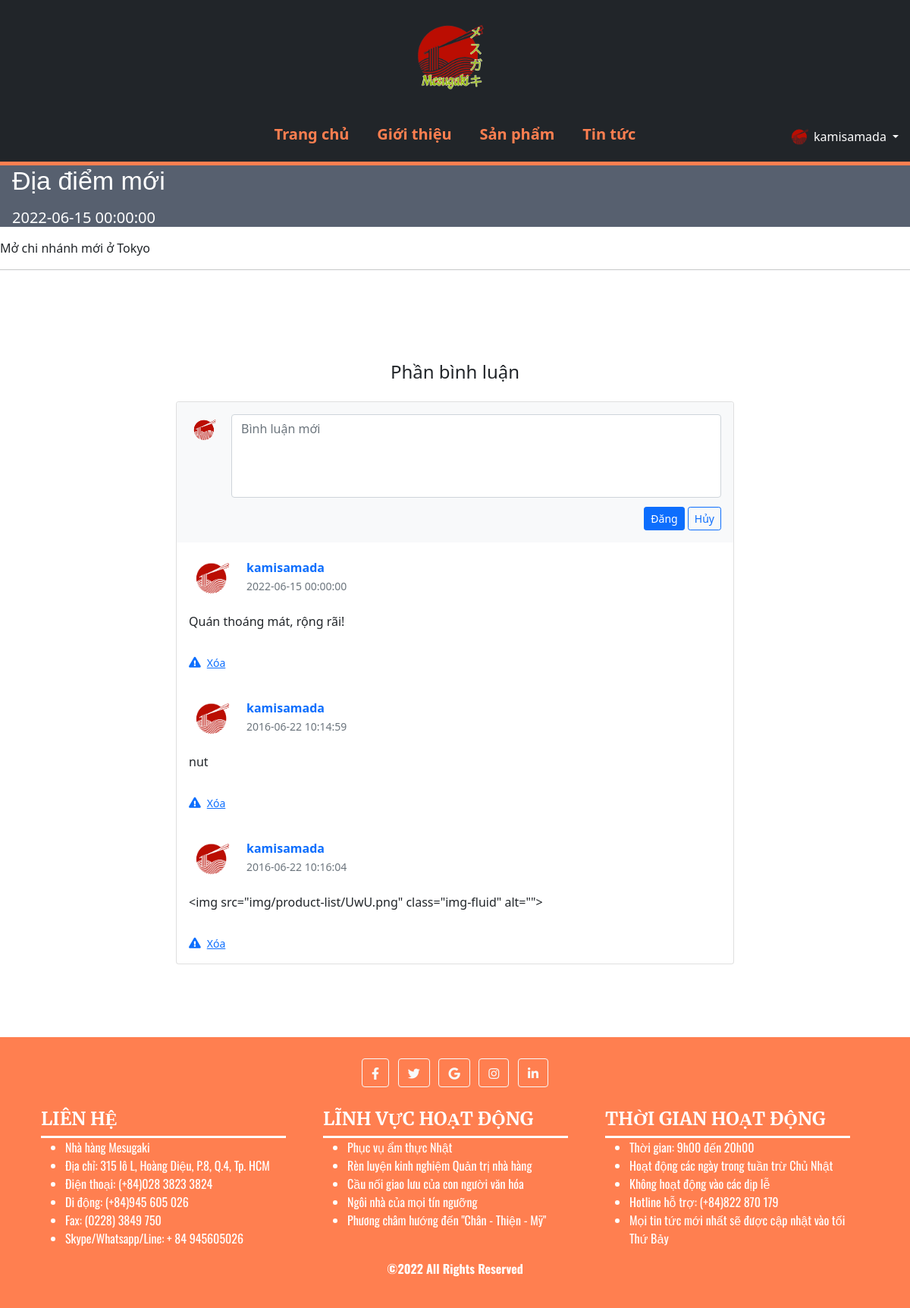
The app's page /newsInfo.php (signed in) with its own data.
### tables this page shows
CREATE TABLE `news` (
  `id` int(10) UNSIGNED NOT NULL,
  `name` varchar(100) NOT NULL,
  `datetime` datetime NOT NULL,
  `content` text NOT NULL
);

CREATE TABLE `news_comments` (
  `id` int(10) UNSIGNED NOT NULL,
  `user_id` int(11) NOT NULL,
  `datetime` datetime NOT NULL,
  `content` text NOT NULL,
  `news_id` int(11) NOT NULL
);

CREATE TABLE `user` (
  `id` int(10) UNSIGNED NOT NULL,
  `username` varchar(100) NOT NULL,
  `password` varchar(255) NOT NULL,
  `full_name` varchar(100) NOT NULL,
  `sex` varchar(6) NOT NULL COMMENT 'Nam, Nữ, Khác',
  `birthday` date NOT NULL,
  `email` varchar(50) NOT NULL,
  `phone` varchar(15) NOT NULL,
  `address` varchar(255) NOT NULL,
  `admin` tinyint(1) NOT NULL DEFAULT 0 COMMENT '0: user, 1: admin'
);

### newsInfo.php (the view, shortened to what this page needs)
<?php
  require_once('config/config.php');
  $news_id = "";
  $query = "SELECT * FROM news WHERE id = '" . $news_id . "'";
  $res = mysqli_query($conn, $query);
  $newspage = mysqli_fetch_all($res, MYSQLI_ASSOC);
  $newspage1 = $newspage[0];
  $query1 = "SELECT * FROM news_comments WHERE news_id = '" . $news_id . "'";
  $res = mysqli_query($conn, $query1);
  $cmts = mysqli_fetch_all($res, MYSQLI_ASSOC);
  $query2 = "SELECT id, username FROM user";
  $res = mysqli_query($conn, $query2);
  $users = mysqli_fetch_all($res, MYSQLI_ASSOC);
?>
<!DOCTYPE html>
<html lang="en">
<head>
  <link href="https://cdnjs.cloudflare.com/ajax/libs/font-awesome/5.9.0/css/all.min.css" rel="stylesheet">
  <link href="https://cdn.jsdelivr.net/npm/bootstrap@5.1.3/dist/css/bootstrap.min.css" rel="stylesheet">
  <link rel="stylesheet" href="styles/news-info.css">
</head>
<body>
  <div>
    <?php $IPATH = $_SERVER["DOCUMENT_ROOT"]."/btl-web/";
    include($IPATH."navbar.php");?>
  </div>
  <div id="container">
    <div class="newsDISP" style="padding: 0 0 0 1em">
        <div class="mb-3 text-white">
            <h1><?php echo htmlspecialchars($newspage1['name']); ?></h1>
        </div>
        <p class="lead text-white">
          <span class="text-white">
            <h5 class="text-white"><?php echo htmlspecialchars($newspage1['datetime']); ?></h5>
          </span>
        </p>
        </div>
        <p><?php echo htmlspecialchars($newspage1['content']); ?></p>
        <hr>
        <div class="container my-5 py-5">
          <div class="row d-flex justify-content-center commentDISP">
          <div class="col-md-6 text-center">
            <h4 class="my-4 h4">Phần bình luận</h4>
          </div>
          </div>
          <div class="row d-flex justify-content-center">
            <div class="col-md-12 col-lg-10 col-xl-8">
              <div class="card">
                <div class="card-header py-3 border-0" style="background-color: #f8f9fa;">
                  <form action="" method="post">
                    <div class="d-flex flex-start w-100">
                      <img class="rounded-circle shadow-1-strong me-3"
                        src="img/logo.png" alt="avatar" width="40"
                        height="40" />
                      <div class="form-outline w-100">
                        <textarea class="form-control" id="textAreaExample" rows="4"
                          style="background: #fff; resize: none;" placeholder="Bình luận mới" name="comment_text"></textarea>
                      </div>
                    </div>
                    <div class="float-end mt-2 pt-1">
                      <button type="submit" class="btn-orange btn btn-primary btn-sm" name="comment_post">Đăng</button>
                      <input type="reset" class="btn-orange-out btn btn-outline-primary btn-sm" value="Hủy"></input>
                    </div>
                  </form>
                </div>
                <?php
                  if (isset($_SESSION['admin']) == false);
                  else if ($_SESSION['admin'] == 1){
                    foreach($cmts as $comment){
                ?>
                <div class="card-body">
                  <div class="d-flex flex-start align-items-center">
                    <img class="rounded-circle shadow-1-strong me-3"
                      src="img/logo.png" alt="avatar" width="60"
                      height="60" />
                    <div>
                      <h6 class="fw-bold text-primary mb-1">
                        <?php
                          $key = array_search($comment['user_id'], array_column($users, 'id'));
                          $id = $comment['id'];
                          echo $users[$key]['username'];
                        ?>
                      </h6>
                      <p class="text-muted small mb-0">
                        <?php echo $comment['datetime'];?>
                      </p>
                    </div>
                  </div>
                  <p class="mt-3 mb-4 pb-2">
                    <?php echo htmlspecialchars($comment['content']);?>
                  </p>
                  <div class="small d-flex justify-content-start">
                  <a href=<?php echo "admin/deleteNewsComment.php?id=$id&news_id=$news_id"?> class="d-flex align-items-center me-3">
                    <i class="fas fa-exclamation-triangle me-2"></i>
                    <p class="mb-0">Xóa</p>
                    </a>
                  </div>
                </div>
                <?php
                    }
                }
                ?>
              </div>
            </div>
          </div>
        </div>
    </div>
  <div>
    <?php $IPATH = $_SERVER["DOCUMENT_ROOT"]."/btl-web/";
    include($IPATH."footer.php");?>
  </div>
</body>
</html>

### styles/news-info.css (style rules this page uses)
:root { --color: #ff7f50; --border: 5px solid #ff7f50; --gray: #57606f; --bg: rgba(255, 255, 255, 0.3); }
h1 { font-family: "Segoe UI Black", sans-serif; display: inline-block; position: relative; text-align: center; font-size: 34px; color: white; margin: 0; }
.newsDISP { background-color: var(--gray); }

### styles/header.css (style rules this page uses)
* { margin: 0; padding: 0; box-sizing: border-box; outline: none; border: none; text-decoration: none; transition: 0.2s linear; }
:root { --color: #ff7f50; --border: 5px solid #ff7f50; --gray: #57606f; --bg: rgba(255, 255, 255, 0.3); }

### records on screen
news: name "Địa điểm mới", datetime "2022-06-15 00:00:00", content "Mở chi nhánh mới ở Tokyo"
news_comments: user.username "kamisamada", datetime "2022-06-15 00:00:00", content "Quán thoáng mát, rộng rãi!"
news_comments: user.username "kamisamada", datetime "2016-06-22 10:14:59", content "nut"
news_comments: user.username "kamisamada", datetime "2016-06-22 10:16:04", content "<img src=\"img/product-list/UwU.png\" class=\"img-fluid\" alt=\"\">"

### other values on screen
$_SESSION['username'] "kamisamada"
